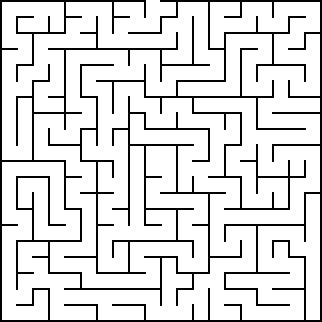
#> input picture 07_Simulations/01_Mazes/Maze_3.png, 322 x 322 px, found by its file name
$ jupyter execute FWP_ROS-03-Explorations_w_BorderExtend.ipynb
#> lines starting #> are read from the running program, lines starting #| are printed output that depends on the picture; after the words box and inside, x2 and y2 are one past the last pixel; in counts of white or black regions, pixels touching at a corner belong together
[cell 1]
import numpy as np
import matplotlib.pyplot as plt
import pandas as pd
import cv2
import scipy.signal as ss
import ipywidgets as widgets
import matplotlib.gridspec as gs
from ipywidgets import interact_manual

[cell 2]
def get_scan_window(position,maze,scan_size=20):
    '''Get surrounding area of current robot location'''

    x,y=position
    w,h = maze.shape

    pad_x = [max(0,scan_size-x),max(0,x-(w-scan_size))]
    pad_y = [max(0,scan_size-y),max(0,y-(h-scan_size))]
    #print(pad_x,pad_y)

    x_min = max(x-scan_size,0)
    x_max = min(x+scan_size,w)
    y_min = max(y-scan_size,0)
    y_max = min(y+scan_size,h)

    area = maze[x_min:x_max,y_min:y_max]
    area = np.pad(area,(pad_x,pad_y),mode='constant',constant_values=255)

    return area

def get_index(r,alpha):
    '''Get image slice with lenght r at angle alpha'''

    r_step=np.arange(0,r,1)
    alpha=alpha*np.pi/180
    a = r_step*np.sin(alpha)
    b = r_step*np.cos(alpha)

    a=np.asarray(a,dtype='int32')+r
    b=np.asarray(b,dtype='int32')+r
    #print(r_step.shape)
    #print(a.shape)
    #print(b.shape)
    return a,b

def unroll_image_grayscale(img):
    '''Unroll image with 360 Degree resolution'''
    n,m = img.shape
    if n!=m:
        raise ValueError("Dimensions must be square...")

    r=int(n/2)
    flatten=[]
    for alpha in range(0,360,1):
        a,b = get_index(r,alpha)
        layer=[]
        for i in range(r):
         #   print(i)
            layer.append(img[a[i],b[i]])
        flatten.append(layer)
    unrolled=np.array(flatten)
    return unrolled

def get_position(scan):
    '''Find wall position in unrolled image to get distances'''
    distance = []
    for idx in range(scan.shape[0]):
        flank_down = np.where(scan[idx,:]==0)[0]
        try:
            flank_position=flank_down[0]
        except:
            flank_position = -1
        distance.append(flank_position)
    return np.array(distance)


def vis_scan(position,distances,maze):
    '''Visualize distances from scan in original maze'''
    y,x=position
    cv2.circle(maze,(x,y),radius = 1,color = (0,0,255),thickness=-1)
    for angle,dist in enumerate(distances):
        if dist != -1:
            dx,dy = int(dist*np.cos(angle*np.pi/180)),int(dist*np.sin(angle*np.pi/180))
            sx,sy = x+dx,y+dy
            cv2.circle(maze,(sx,sy),radius = 1,color = (int((255-(angle/360)*255)),0,int((angle/360)*255)),thickness=-1)


def scan_points(position,distances,maze):

    y,x=position
    lidar_scan = []
    for angle,dist in enumerate(distances):
        if dist != -1:
            dx,dy = int(dist*np.cos(angle*np.pi/180)),int(dist*np.sin(angle*np.pi/180))
            sx,sy = x+dx,y+dy
            lidar_scan.append([angle,dist,sx,sy])
        else:
            lidar_scan.append([angle,dist,x,y])
    return np.array(lidar_scan)


# [43 lines left out: function get_local_minima_v2, not called in this run]


def get_local_minima_v3(scan_dist,scan_range =30,include_max = True,include_oor = True,safety_distance = 0):
    oor = np.where(scan_dist==-1)[0]

    max_dist = np.array([[],[]])
    loc_max_dist = np.array([[],[]])
    oor_dist = np.array([[],[]])

    if include_max:
        max_dist_idx = np.random.choice(np.where(scan_dist == np.max(scan_dist))[0])
        max_dist = np.max(scan_dist)-1 if np.max(scan_dist)>0 else scan_range-1
        max_dist = np.array([[max_dist_idx],[max_dist-safety_distance]])

        loc_max_idx = ss.argrelextrema(scan_dist, np.greater)[0]

        loc_max_dist = scan_dist[loc_max_idx]-safety_distance
        loc_max_dist[loc_max_dist<=0] = scan_range-1
        loc_max_dist = np.vstack([loc_max_idx,loc_max_dist])

    if oor.size!=0 and include_oor:

        indecies = np.where((oor[:-1]-oor[1:])!=-1)[0]
        if indecies.size!=0:
            slices=[]
            if (0 in oor) and (359 in oor):
                #print('around 0')
                slices.append([oor[indecies[0]],oor[indecies[-1]+1]-360])
            else:
                slices.append([oor[0],oor[indecies[0]]])
                slices.append([oor[indecies[-1]+1],oor[-1]])

            for idx in range(indecies.size):

                if idx!=0:
                    slices.append([oor[indecies[idx-1]+1],oor[indecies[idx]]])

            slices = np.array(slices)

            oor_dist=np.mean(slices,axis=1).astype(np.int16)
        else:
            oor_dist = np.array([np.mean([oor[0],oor[-1]])])

        oor_dist = np.vstack((oor_dist,np.full((oor_dist.shape),(scan_range-1-safety_distance))))

    pos_angles = np.concatenate([oor_dist,max_dist,loc_max_dist],axis=1)

    return pos_angles


# [8 lines left out: function vis_pos_angles, not called in this run]


def check_escape(position,maze):

    w,h,c=maze.shape
    x,y = position

    if (0<=x<=w)and(0<=y<=h):
        escaped=False
    else:
        escaped=True
    return escaped


def scan_standalone(point,maze_show,scan_range):
    scan_size = scan_range

    maze_iteration = np.copy(maze_show)
    maze_iteration_gray=cv2.cvtColor(maze_iteration,cv2.COLOR_BGR2GRAY)


    if maze_iteration_gray[point[0],point[1]]!=0:

        window = get_scan_window(position=point,maze = maze_iteration_gray,scan_size=scan_size)

        window_scan = unroll_image_grayscale(window)
        #cv2.imwrite('Lidar_Scan.png',window_scan)
        dist = get_position(window_scan)

        lidar = scan_points(point,dist,maze_iteration)

        # [6 lines of commented-out code are left out]

        actions=get_local_minima_v3(
            dist,
            scan_range=scan_size,
            include_max=True,
            include_oor=True,
            safety_distance=boder_safety_distance
        )

        return True,window,window_scan,dist,lidar,actions
    else:
        return False,None,None,None,None,None

# [46 lines left out: function cut_generated_map, not called in this run]

[cell 3]
def calaculate_step_occupancy(pos_angles,current_map,current_position):
    x,y = current_position
    #print(pos_angles.shape)
    occupancy = np.zeros((1,pos_angles.shape[1],))
    #print(occupancy.shape)
    for a in range(0,pos_angles.shape[1],1):
        alpha = pos_angles[0,a]
        length = pos_angles[1,a]
        dx,dy = int(length*np.cos(alpha*np.pi/180)),int(length*np.sin(alpha*np.pi/180))
        occupancy[0,a] = current_map[x+dx,y+dy]
    #print('Before',occupancy)
    occupancy = (1/occupancy)
    occupancy = occupancy/np.sum(occupancy)
    pos_angles = np.append(pos_angles,occupancy,axis=0)
    #print('After',occupancy,np.sum(occupancy))
    return pos_angles

[cell 4]
# [37 lines left out: functions iterate_occupancy_grid, iterate_occupancy_grid_v2, not called in this run]

def iterate_occupancy_grid_v3(current_map,current_position,step_size,grad_size):
    grad = [[current_position[0],current_position[1]]]
    w_em,h_em = current_map.shape

    for steps in range(step_size):
        #print(iteration)
        li=grad.copy()

        for P in li:
            if current_map[P[0],P[1]]!=0:
                for i,j in [
                    [0,1],
                    [1,0],
                    [0,-1],
                    [-1,0]
                ]:
                    if (0<=P[0]+i<w_em) and (0<=P[1]+j<h_em):

                        if current_map[P[0]+i,P[1]+j]!=0:
                            if [P[0]+i,P[1]+j] not in grad:
                                grad.append([P[0]+i,P[1]+j])

    for P in grad:
        current_map[P[0],P[1]]+=grad_size
    return current_map

[cell 5]
def extend_boders(current_map,thickness):
    w,h = current_map.shape

    border_points = np.vstack(np.where(current_map==0))
    g=thickness
    x,y = np.meshgrid(np.linspace(-g/2,g/2,g+1),np.linspace(-g/2,g/2,g+1))
    grid = np.vstack([x.reshape(1,(g+1)**2),y.reshape(1,(g+1)**2)])


    print(border_points.shape)
    print(grid.shape)

    for i in range(border_points.shape[1]):
        for j in range(grid.shape[1]):
            idx_x,idx_y = border_points[:,i]+grid[:,j]
            if (0<=idx_x<w) and (0<=idx_y<h):
            #print(idx_x,idx_y)
                current_map[int(idx_x),int(idx_y)]=0

    return current_map

## Exploration Run

[cell 6]
maze_idx = 3

maze_show= cv2.imread(f'01_Mazes/Maze_{maze_idx}.png')
#> maze_show is the input picture: shape (322, 322, 3); 86.4% white; black in thin lines or dots
maze_show[maze_show>100]=255
maze_show[maze_show<=100]=0

save=True
fps = 30
final_image = fps


w_init,h_init,c = maze_show.shape
robot_position=np.array([int(w_init/2),int(h_init)/2],dtype=np.int64)
scan_range = 30
foot_size = 20
grad_size=1
boder_safety_distance = 5

image_out = np.zeros((900,1600,3),dtype=np.uint8)

w_video,h_video,c = image_out.shape


record_movement = np.array([[0,0]])

if save:

    fourcc = cv2.VideoWriter_fourcc(*'MP4V')
    out = cv2.VideoWriter(f'maze_occ_exploration_maze_{maze_idx}.mp4', fourcc, fps, (h_video,w_video))


maze_map = np.ones((2*scan_range+1,2*scan_range+1))


map_position = np.array([scan_range,scan_range])
map_origin = np.array([scan_range,scan_range])
print(map_position)
init_action = np.array([0,0])

random_actions = np.array([
    [5,0],
    [-5,0],
    [0,5],
    [0,-5],
])

for iteration in range(20000):
    image_out = np.zeros((900,1600,3),dtype=np.uint8)

    escaped = check_escape(robot_position,maze_show)
    if not escaped:
        print_iter_out=iteration

    w_map,h_map = maze_map.shape
    if iteration==0:
        alpha = 0
        length = 0
        action = init_action
    elif escaped:
        alpha = 0
        length = 0
        action = init_action

    elif pos_angles.size!=0:
        #print(pos_angles[2,:])
        if pos_angles.shape[0]!=1:
            a = np.random.choice(np.arange(0,pos_angles.shape[1],1),p=pos_angles[2,:])
        else:
            a=0

        alpha = pos_angles[0,a]
        try:
            step_length = np.arange(1,pos_angles[1,a],3)
            length =np.random.choice(step_length)
        except:
            length = 1

        dx,dy = int(length*np.cos(alpha*np.pi/180)),int(length*np.sin(alpha*np.pi/180))
        action=np.array([dy,dx])


    elif (maze_show[robot_position[0],robot_position[1]]==0).all():
        print('On Wall')
        pos_angles=np.array([])
        idx = np.random.choice(np.arange(0,random_actions.shape[0],1))
        action = random_actions[idx]

    robot_position += action
    map_position += [action[1],action[0]]

    escaped = check_escape(robot_position,maze_show)
    if not escaped:
        record_movement = np.append(record_movement,np.copy(action).reshape((1,2)),axis=0)


    if (0>(map_position[0]-scan_range))or(w_map<(map_position[0]+scan_range))or (0>(map_position[1]-scan_range))or(h_map<(map_position[1]+scan_range)):
        pad_y = [abs(min(0,action[0])),max(0,action[0])]
        pad_x = [abs(min(0,action[1])),max(0,action[1])]
        #print(pad_x,pad_y)
    else:
        pad_x = [0,0]
        pad_y = [0,0]

    map_position += [pad_x[0],pad_y[0]]
    map_origin += [pad_x[0],pad_y[0]]

    maze_map = np.pad(maze_map,(pad_x,pad_y),mode='constant',constant_values=1)


    if not escaped:
        On_track,_,_,dist,lidar,pos_angles = scan_standalone(robot_position,maze_show,scan_range=scan_range)
        #print(pos_angles)
        pos_angles = calaculate_step_occupancy(pos_angles,current_map=maze_map,current_position=map_position)

        #maze_map[map_position[0],map_position[1]]+=1
        #maze_map = iterate_occupancy_grid(current_map=maze_map,current_position=map_position)


        try:
            for i in enumerate(dist):

                angle,distance = i
                x,y = map_position
                if distance!=-1:

                    dx,dy = int(distance*np.cos(angle*np.pi/180)),int(distance*np.sin(angle*np.pi/180))
                    #print(distance,y,y+dy,x+dx)
                    maze_map[x+dx,y+dy]=0

        except TypeError:
            print(dist)

    maze_map = iterate_occupancy_grid_v3(current_map=maze_map,current_position=map_position,step_size=foot_size,grad_size=grad_size)

    map_show = np.copy(maze_map)*(255/np.max(maze_map))


    w_scale,h_scale = map_show.shape
    pad_show_x,pad_show_y = abs(min(0,w_scale-h_scale)),max(0,w_scale-h_scale)
    map_show = np.pad(map_show,((0,pad_show_x),(0,pad_show_y)),mode='constant',constant_values=np.uint8(255/2))


    map_show = cv2.cvtColor(map_show.astype(np.uint8),cv2.COLOR_GRAY2BGR)
    map_show[np.where(np.all(map_show==[0,0,0],axis=2))]=(255,255,0)


    cv2.circle(map_show,(map_position[1],map_position[0]),radius = 2,color = (0,0,255),thickness=-1)
    try:
        for idx in range(pos_angles.shape[1]):
            ang,d,p = pos_angles[:,idx]
            dy,dx = int((d-1)*np.cos(ang*np.pi/180)),int((d-1)*np.sin(ang*np.pi/180))
            sx,sy = map_position[1]+dx,map_position[0]+dy
            cv2.line(map_show,(map_position[1],map_position[0]),(sx,sy),color = (100,200,0),thickness=1)
    except:
        pass
    map_show=cv2.transpose(map_show)

    maze_position = np.copy(maze_show)
    cv2.circle(maze_position,(robot_position[1],robot_position[0]),radius = 3,color = (0,0,255),thickness=-1)
    cv2.circle(maze_position,(robot_position[1],robot_position[0]),radius = scan_range,color = (0,255,0),thickness=1)
    vis_scan(robot_position,dist,maze_position)

    maze_position=cv2.resize(maze_position,(800,800),interpolation = cv2.INTER_AREA)

    image_out[:800,:800,:]=maze_position
    image_out[:800,800:,:]=cv2.resize(map_show,(800,800),interpolation = cv2.INTER_AREA)

    cv2.rectangle(image_out,(0,800),(1599,899),color = (0,0,255),thickness=2)

    cv2.putText(
        img = image_out,
        text = f"Step Parameter:",
        org = (800,825),
        fontFace = cv2.FONT_HERSHEY_DUPLEX,
        fontScale = 0.75,
        color = (0,0,255),
        thickness = 1
    )
    cv2.putText(
        img = image_out,
        text = f"r = {int(length)}",
        org = (800,855),
        fontFace = cv2.FONT_HERSHEY_DUPLEX,
        fontScale = 0.75,
        color = (0,0,255),
        thickness = 1
    )
    cv2.putText(
        img = image_out,
        text = f"alpha = {alpha}",
        org = (800,885),
        fontFace = cv2.FONT_HERSHEY_DUPLEX,
        fontScale = 0.75,
        color = (0,0,255),
        thickness = 1
    )
    cv2.putText(
        img = image_out,
        text = f"Angles = {pos_angles[0,:]}",
        org = (1100,825),
        fontFace = cv2.FONT_HERSHEY_DUPLEX,
        fontScale = 0.75,
        color = (0,0,255),
        thickness = 1
    )
    cv2.putText(
        img = image_out,
        text = f"Distance = {pos_angles[1,:]}",
        org = (1100,855),
        fontFace = cv2.FONT_HERSHEY_DUPLEX,
        fontScale = 0.75,
        color = (0,0,255),
        thickness = 1
    )
    cv2.putText(
        img = image_out,
        text = f"Probability = {np.around(pos_angles[2,:],decimals=2)}",
        org = (1100,885),
        fontFace = cv2.FONT_HERSHEY_DUPLEX,
        fontScale = 0.75,
        color = (0,0,255),
        thickness = 1
    )

    cv2.putText(
        img = image_out,
        text = f"Escaped: {escaped}",
        org = (20,825),
        fontFace = cv2.FONT_HERSHEY_DUPLEX,
        fontScale = 0.75,
        color = (0,0,255),
        thickness = 1
    )
    cv2.putText(
        img = image_out,
        text = f"Scan Range: {scan_range}",
        org = (20,855),
        fontFace = cv2.FONT_HERSHEY_DUPLEX,
        fontScale = 0.75,
        color = (0,0,255),
        thickness = 1
    )
    cv2.putText(
        img = image_out,
        text = f"Iteration: {print_iter_out:7}",
        org = (20,885),
        fontFace = cv2.FONT_HERSHEY_DUPLEX,
        fontScale = 0.75,
        color = (0,0,255),
        thickness = 1
    )

    cv2.imshow('Overview',image_out)

    if save: out.write(image_out)
    key = cv2.waitKey(1)

    if key==ord('q'):
        break

    if key == ord('p'):
        cv2.waitKey()

    if escaped:
        final_image-=1

        if final_image==0:
            break
#> this loop made 1 pass; (key q is pressed on pass 1)
#> (pos_angles, On_track) on pass 1: ([[72.5, 58, 58], [24, 23, 24], [0.333, 0.333, 0.333]], True)
#> pass 1, in get_scan_window, `area = maze[x_min:x_max,y_min:y_max]`:
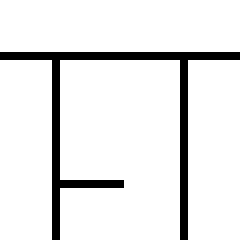
#> area: shape (60, 60) (shown 4 times larger); 90.8% white; black in thin lines or dots, all inside (x1, y1, x2, y2) = (0, 13, 60, 60)
#> pass 1, in scan_standalone, `window_scan = unroll_image_grayscale(window)`:
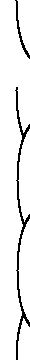
#> window_scan: shape (360, 30); 92.2% white; black in thin lines or dots, all inside (x1, y1, x2, y2) = (15, 0, 30, 360)
#> after the loop:
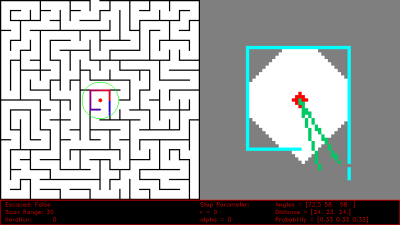
#> image_out: shape (900, 1600, 3) (shown at 1/4 size); mean B, G, R 166.4, 166.9, 165.2
#> after the loop:
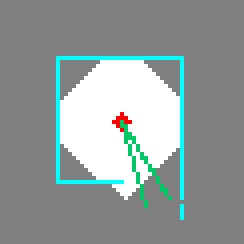
#> map_show: shape (61, 61, 3) (shown 4 times larger); mean B, G, R 154.5, 155.7, 145.9
#> after the loop:
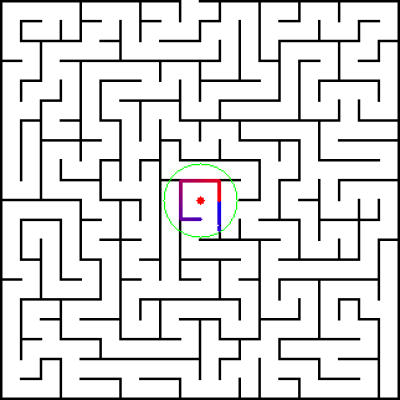
#> maze_position: shape (800, 800, 3) (shown at 1/2 size); mean B, G, R 220.1, 220.1, 220.2
#> after the loop, final_image = 30; map_origin = [30, 30]; map_position = [30, 30]

print(f'Escaped after {print_iter_out}')

plt.figure(figsize=(15,8))
plt.title(f'Finished {print_iter_out}')
plt.imshow(cv2.cvtColor(image_out,cv2.COLOR_BGR2RGB))
cv2.destroyAllWindows()
if save: out.release()

[cell 7]
# [8 lines left out: function vis_cut, not called in this run]

[cell 8]
map_test = np.copy(maze_map)
map_test = extend_boders(map_test,thickness=9)
#| (2, 118)
#| (2, 100)
#> after the loop in extend_boders, `for i in range(border_points.shape[1]):`:
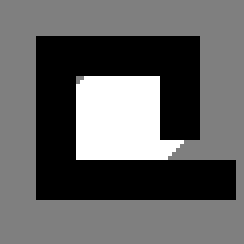
#> current_map: shape (61, 61) float64 (shown 4 times larger); min 0, max 2, mean 0.779; drawn with min black and max white


#map_cut,start,exit = cut_generated_map(np.copy(maze_map),map_origin,map_position)
map_cut,start,exit = np.copy(map_test),map_origin,map_position
#> start = [30, 30]; exit = [30, 30]

#empty_map = np.copy(generated_map)
empty_map = np.copy(map_cut)
empty_map[empty_map==1]=0
#> empty_map: shape (61, 61) float64; values 0 (black) and 2 (white), 12.3% white; 1 white region, box (x1, y1, x2, y2) and area: (19, 19, 46, 40) 458
empty_map[empty_map>=2]=1
cv_map_boders = np.copy(empty_map)
cv_map_boders[cv_map_boders==-1]=125
cv_map_boders[cv_map_boders==1]=255
cv_map_boders[cv_map_boders==0]=0

window_scaling = 3
steps=0


#cv_map_boders = ((np.copy(empty_map)-np.min(empty_map))/(np.max(empty_map)-np.min(empty_map)))

cv_map_boders = cv2.cvtColor(np.uint8(cv_map_boders),cv2.COLOR_GRAY2BGR)
cv2.circle(cv_map_boders,(start[1],start[0]),radius = 3,color = (0,0,255),thickness=-1)
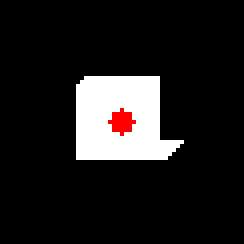
#> cv_map_boders: shape (61, 61, 3) (shown 4 times larger); mean B, G, R 29.4, 29.4, 31.4
cv2.circle(cv_map_boders,(exit[1],exit[0]),radius = 3,color = (0,0,255),thickness=-1)


empty_map[empty_map==2]=1
w_em,h_em = empty_map.shape

w_out,h_out = (w_em * window_scaling) ,(h_em * window_scaling)
print(w_out,h_out)
#| 183 183
save=True
if save:
    fourcc = cv2.VideoWriter_fourcc(*'MP4V')
#> fourcc = 1446269005
    out = cv2.VideoWriter(f'maze_occ_escape_maze_{maze_idx}.mp4', fourcc, 60.0, (h_out,w_out))


moore_neighborhood = [
            [0,1],
            [1,0],
            [0,-1],
            [-1,0],
            [1,1],
            [-1,-1],
            [-1,1],
            [1,-1]
        ]

v_neumann_neighborhood = [
            [0,1],
            [1,0],
            [0,-1],
            [-1,0]
        ]
grad = [[exit[0],exit[1]]]
#> grad = [[30, 30]]

#P = [start[0],start[1]]
#print(grad)
li=grad.copy()
#> li = [[30, 30]]
iteration = 1
path_found = False
additional_steps=5
running =True
while running:
    #print(iteration)
    li=grad.copy()
    current_points = len(grad)
#> current_points = 1
    for P in li:
        #print(P)

        follow_points=0

        #for i in [-1,0,1]:
        #    for j in [-1,0,1]:
        for i,j in moore_neighborhood:
                if not(i==0 and j==0):
                    if (0<=P[0]+i<w_em) and (0<=P[1]+j<h_em):
                        if ((P[0]+i==start[0]) and (P[1]+j==start[1])):

                            print('Found')
                            path_found = True

                        if empty_map[P[0]+i,P[1]+j]==1:
                            follow_points+=0.01
                            grad.append([P[0]+i,P[1]+j])
                            #print('\t',[P[0]+i,P[1]+j])

                   #         empty_map

                  #          print(start[0]+i,start[1]+j)
                            empty_map[P[0]+i,P[1]+j]+=iteration
#> this loop made 1 pass
#> P on pass 1: [30, 30]
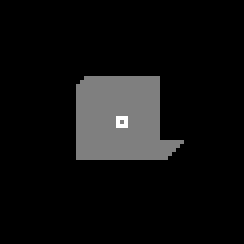
#> empty_map: shape (61, 61) float64 (shown 4 times larger); min 0, max 2, mean 0.125; drawn with min black and max white
#> after the loop, grad = [[30, 30], [30, 31], [31, 30], [30, 29], [29, 30], [31, 31], [29, 29], [29, 31], [31, 29]]


    cv_map_show = cv2.applyColorMap(np.uint8(empty_map*255/np.max(empty_map)), cv2.COLORMAP_JET)
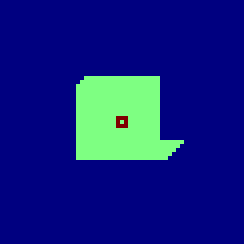
#> cv_map_show: shape (61, 61, 3) (shown 4 times larger); mean B, G, R 128, 30.8, 15.5
    cv_map_show = cv2.addWeighted(cv_map_boders,0.2,cv_map_show,0.5,0)
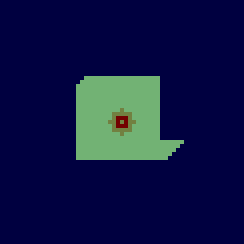
#> cv_map_show: shape (61, 61, 3) (shown 4 times larger); mean B, G, R 69.9, 21.2, 14
    cv2.circle(cv_map_show,(start[1],start[0]),radius = 3,color = (0, 255, 255),thickness=-1)
#> cv_map_show: shape (61, 61, 3); 0.78% of pixels changed, all inside (x1, y1, x2, y2) = (27, 27, 34, 34)
    cv2.circle(cv_map_show,(exit[1],exit[0]),radius = 3,color = (0,120,255),thickness=-1)
#> (the rest of the program and of its run is left out)
